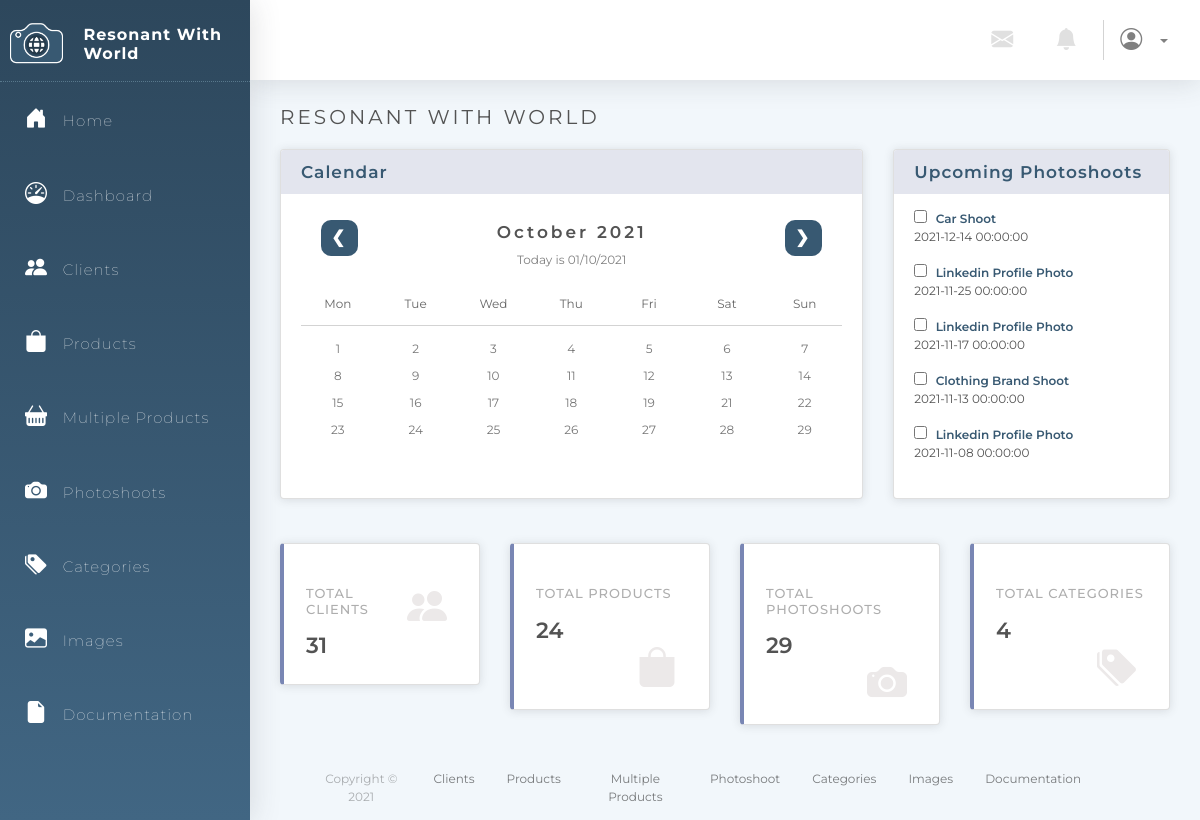
Page /dashboard.php on the committed database.
### tables this page shows
CREATE TABLE `Photo_Shoot` (
                               `Photo_Shoot_ID` int(11) auto_increment NOT NULL,
                               `Client_ID` int(11),
                               `Photo_Shoot_Name` varchar(64) NOT NULL,
                               `Photo_Shoot_Description` varchar(256) NOT NULL,
                               `Photo_Shoot_DateTime` datetime NOT NULL,
                               `Photo_Shoot_Quote` decimal(6,2) NOT NULL,
                               `Photo_Shoot_Other_Information` varchar(256) NULL,
                               PRIMARY KEY (`Photo_Shoot_ID`)
);

### dashboard.php (the view, shortened to what this page needs)
<html lang="en">
<head>
    <link rel="stylesheet" type="text/css" href="Styles/style.css"/>
    <link rel="stylesheet" href="https://¬stackpath.bootstrapcdn.com/bootstrap/4.3.1/css/bootstrap.min.css"
>
    <link rel="stylesheet" href="https://cdn.jsdelivr.net/npm/bootstrap-icons@1.5.0/font/bootstrap-icons.css">
</head>
<body>
<?php include('./Menu/menu.php');
global $dbh;
?>
<div class="container">
    <h1>Resonant With World</h1>
    <div class="row">
        <div class="col-8">
            <div class="card big-card">
                <h5 class="card-header">Calendar</h5>
                <div class="card-body">
                    <p class="card-text">
                    <div class="calendar">
                        <div class="month">
                            <ul>
                                <li class="prev">&#10094;</li>
                                <li class="next">&#10095;</li>
                                <li><?php echo date('F Y', mktime(0, 0, 0, date('m'), 1, date('Y'))); ?> <br/>
                                    <span class="today"><?php
                                        echo "Today is " . date("d/m/Y") ?></span></li>
                            </ul>
                        </div>
                        <ul class="weekdays">
                            <li>Mon</li>
                            <li>Tue</li>
                            <li>Wed</li>
                            <li>Thu</li>
                            <li>Fri</li>
                            <li>Sat</li>
                            <li>Sun</li>
                        </ul>
                        <ul class="days">
                            <li>1</li>
                            <li>2</li>
                            <li>3</li>
                            <li>4</li>
                            <li>5</li>
                            <li>6</li>
                            <li>7</li>
                            <li>8</li>
                            <li>9</li>
                            <li>10</li>
                            <li>11</li>
                            <li>12</li>
                            <li>13</li>
                            <li>14</li>
                            <li>15</li>
                            <li>16</li>
                            <li>17</li>
                            <li>18</li>
                            <li>19</li>
                            <li>21</li>
                            <li>22</li>
                            <li>23</li>
                            <li>24</li>
                            <li>25</li>
                            <li>26</li>
                            <li>27</li>
                            <li>28</li>
                            <li>29</li>
                        </ul>
                    </div>
                </div>
            </div>
        </div>
        <div class="col-4">
            <div class="card big-card">
                <h5 class="card-header">Upcoming Photoshoots</h5>
                <div class="card-body">
                    <p class="card-photoshoot">
                        <?php
                        $photoshoot_stmt = $dbh->prepare("SELECT * FROM PHOTO_SHOOT ORDER BY PHOTO_SHOOT_DATETIME DESC LIMIT 5");
                        $photoshoot_stmt->execute();
                        while ($row = $photoshoot_stmt->fetch()): ?>
                    <div>
                        <li class=photoshoot-list><input type="checkbox"> <?php echo $row["Photo_Shoot_Name"] ?></li>
                        <div class="flex-row-reverse">
                            <div class=photoshoot-date><?php echo $row["Photo_Shoot_DateTime"]; ?>
                                <br/><br/></div>
                        </div>
                    </div>
                    <?php endwhile;
                    ?>
                </div>
            </div>
        </div>
    </div>
    <br/>
    <div class="row d-flex justify-content-center">
        <div class="col">
            <div class="card small-card">
                <div class="card-body">
                    <div class="row">
                        <div class="col-sm">
                            <h5 class="card-title">Total Clients</h5>
                            <p class="card-text count">
                                <?php
                                $count1 = $dbh->query("SELECT COUNT(*) FROM Client");
                                $count_client = $count1->fetchColumn();
                                echo $count_client;
                                ?>
                            </p>
                        </div>
                        <div class="col-sm">
                            <i class="card-icon bi bi-people-fill"></i>
                        </div>
                    </div>
                </div>
            </div>
        </div>
        <div class="col">
            <div class="card small-card">
                <div class="card-body">
                    <div class="row">
                        <div class="col-sm">
                            <h5 class="card-title">Total Products</h5>
                            <p class="card-text count">
                                <?php
                                $count2 = $dbh->query("SELECT COUNT(*) FROM Product");
                                $count_product = $count2->fetchColumn();
                                echo $count_product; ?>
                            </p>
                        </div>
                        <div class="col-sm">
                            <i class="card-icon bi bi-bag-fill"></i>
                        </div>
                    </div>
                </div>
            </div>
        </div>
        <div class="col">
            <div class="card small-card">
                <div class="card-body">
                    <div class="row">
                        <div class="col-sm">
                            <h5 class="card-title">Total Photoshoots</h5>
                            <p class="card-text count">
                                <?php
                                $count3 = $dbh->query("SELECT COUNT(*) FROM Photo_Shoot");
                                $count_photoshoot = $count3->fetchColumn();
                                echo $count_photoshoot;
                                ?>
                            </p>
                        </div>
                        <div class="col-sm">
                            <i class="card-icon bi bi-camera-fill"></i>
                        </div>
                    </div>
                </div>
            </div>
        </div>
        <div class="col">
            <div class="card small-card">
                <div class="card-body">
                    <div class="row">
                        <div class="col-sm">
                            <h5 class="card-title">Total Categories</h5>
                            <p class="card-text count">
                                <?php
                                $count4 = $dbh->query("SELECT COUNT(*) FROM Category");
                                $count_category = $count4->fetchColumn();
                                echo $count_category;
                                ?>
                            </p>
                        </div>
                        <div class="col-sm">
                            <i class="card-icon bi bi-tags-fill"></i>
                        </div>
                    </div>
                </div>
            </div>
        </div>
    </div>
</div>
<?php include('./Menu/footer.php'); ?>
</body>
</html>

### Styles/style.css (style rules this page uses)
* { font-family: Montserrat, sans-serif !important; }
html, body { min-height: 100%; background: #f2f7fb; }
.container { min-height: 70vh!important; }
i { font-size: 22px; margin-right: 10px; }
h1 { font-weight: 400 !important; font-size: 20px !important; text-transform: uppercase; letter-spacing: 3px; margin-top: 25px !important; }
.row { margin-top: 20px !important; }
.card { box-shadow: 0 1px 10px rgba(58, 59, 69, 0.15); }
.card-photoshoot { font-size: 13px !important; display: inline-block; width: 100%; }
.big-card { height: 350px; }
.card-icon { font-size: 40px!important; color: #ece9e9; float: right; }
.small-card { border-left: 4px solid #7986b4 !important; margin-bottom: 15px; padding: 2px; }
.card-title { font-size: 13px; color: #aeaeae; text-transform: uppercase; font-weight: 500; letter-spacing: 1px; }
.card-header { font-size: 17px; font-weight: 600; letter-spacing: 1px; color: #385972; border: none !important; background: #e3e5ee !important; }
.big-card .card-body { padding-top: 0 !important; }
.count { font-weight: 600; font-size: 22px; }
.photoshoot-list { font-size: 12px; width: 100%; list-style-type: none; font-weight: 600; color: #385972; }
.photoshoot-date { font-size: 12px; width: 100%; color: #535353; }
ul { list-style-type: none; }
.month { padding: 10px 20px; width: 100%; color: #535353 !important; font-weight: 600; text-align: center; }
.today { color: grey; font-weight: 400; font-size: 12px; letter-spacing: 0; }
.month ul { margin: 0; padding: 0; }
.month ul li { font-size: 17px; letter-spacing: 3px; }
.month .prev { float: left; padding: 5px 10px; border-radius: 10px; color: white; font-size: 17px; background: #385972; }
.month .next { float: right; padding: 5px 10px; border-radius: 10px; color: white; font-size: 17px; background: #385972; }
.weekdays { margin: 0; padding: 10px 0; border-bottom: 1px solid lightgrey; }
.weekdays li { display: inline-block; width: 13.6%; font-size: 12px; color: #666; text-align: center; }
.days { padding: 10px 0; margin: 0; }
.days li { list-style-type: none; display: inline-block; width: 13.6%; text-align: center; margin-bottom: 5px; font-size: 12px; color: #777; }
input[type="checkbox"] { width:auto!important; margin:0!important; margin-right: 5px!important; }
input { background: #f3f4fa; border: none; border-radius: 5px; width: 100%; padding: 10px; margin-left: 10px; margin-right: 10px; border: 1px solid #e8e8e8; }

### rows in the picture
photo_shoot: Photo_Shoot_Name "Car Shoot", Photo_Shoot_DateTime "2021-12-14 00:00:00"
photo_shoot: Photo_Shoot_Name "Linkedin Profile Photo", Photo_Shoot_DateTime "2021-11-25 00:00:00"
photo_shoot: Photo_Shoot_Name "Linkedin Profile Photo", Photo_Shoot_DateTime "2021-11-17 00:00:00"
photo_shoot: Photo_Shoot_Name "Clothing Brand Shoot", Photo_Shoot_DateTime "2021-11-13 00:00:00"
photo_shoot: Photo_Shoot_Name "Linkedin Profile Photo", Photo_Shoot_DateTime "2021-11-08 00:00:00"

### other values in the picture
$count_client "31"
$count_product "24"
$count_photoshoot "29"
$count_category "4"
